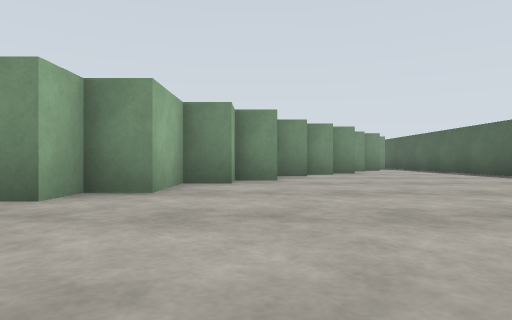
view 1 (above)

16 first-person views from a walk through a Gazebo world. The camera is 0.72 m above the floor, looks level and sees 75° across. The floor is counted in squares, 2 m on a side. Each view is taken from the middle of a square. On the plan, view 1 faces up. The plan holds only what a view shows up to about 9 squares ahead; the rest is blank. The place goes on beyond the plan.

view 2
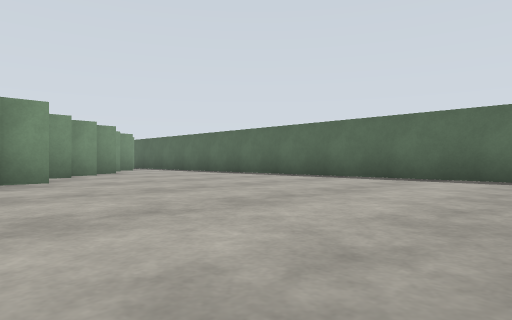

view 3
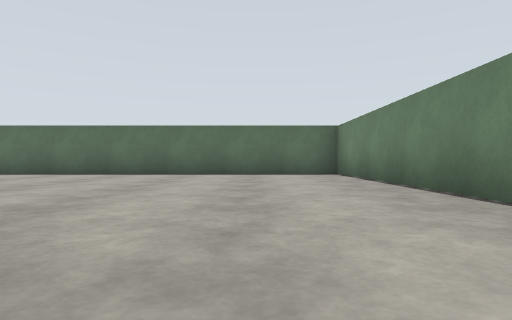

view 4
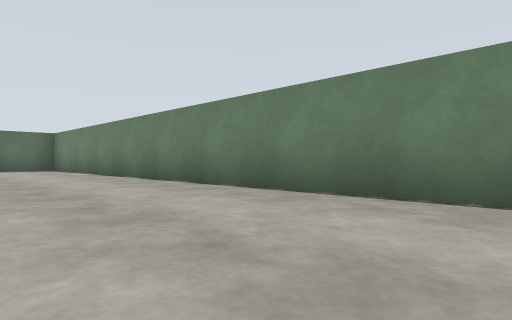

view 5
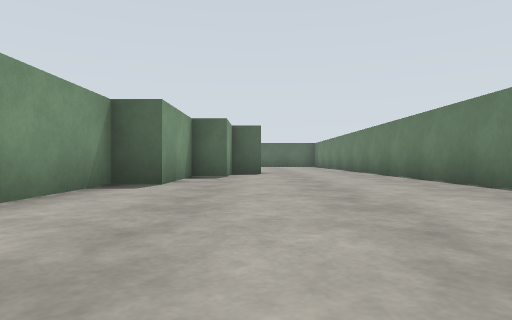

view 6
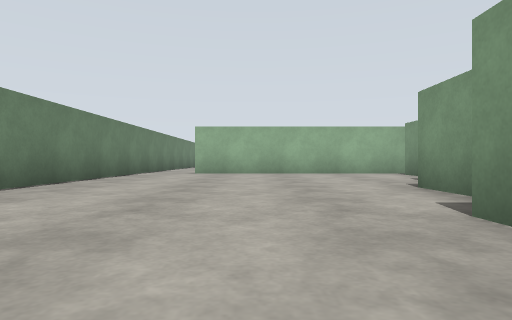

view 7
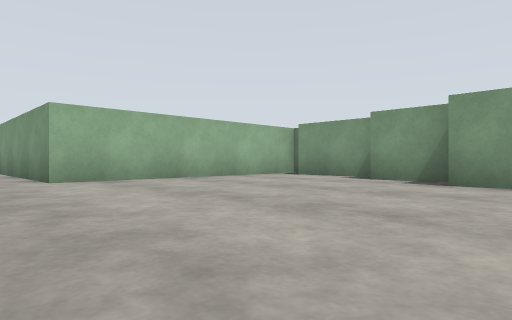

view 8
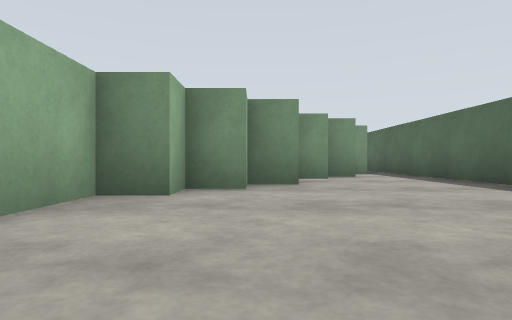

view 9
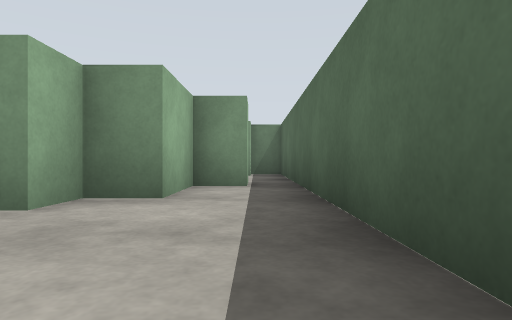

view 10
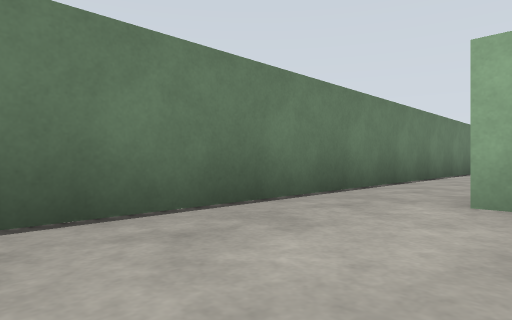

view 11
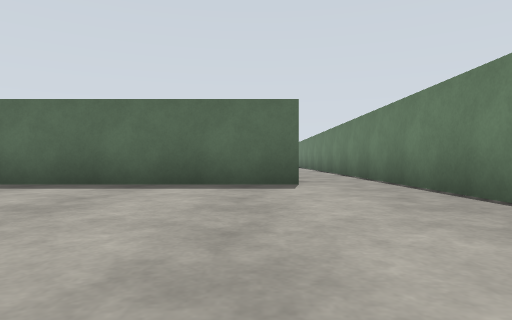

view 12
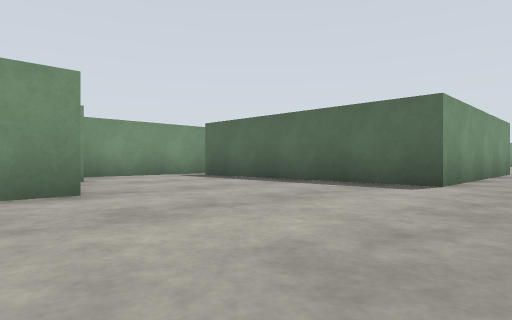

view 13
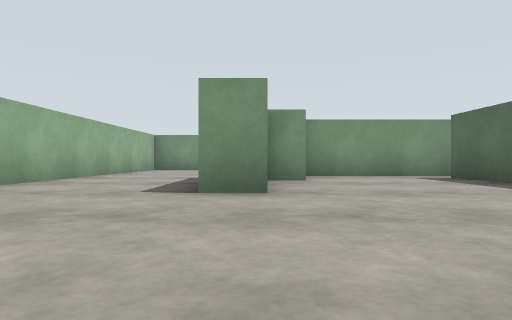

view 14
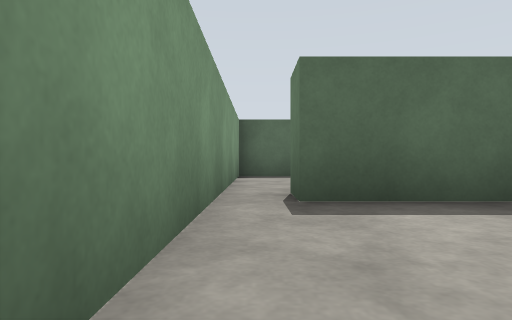

view 15
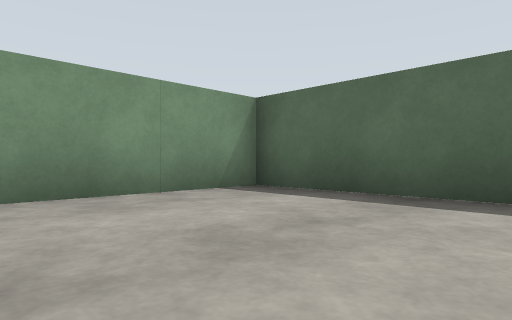

view 16
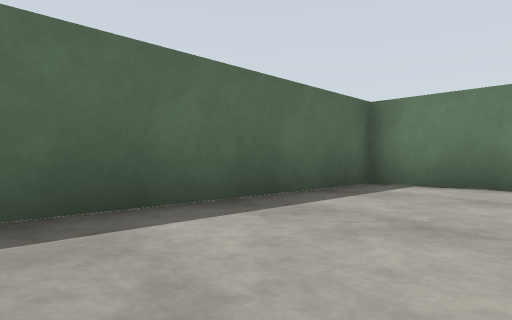

### Floor plan
Points are (right, up) in squares from view 1. A wall is a line through its corners. A room is listed if a view was taken in it or the views show most of it. See-through windows are left out.
Room 1 (views 1, 2, 3, 4, 5, 6, 7, 8, 9, 10)
walls: (-3.4, 2.9) (-3.4, 3.6) (-4.9, 3.6) (-4.9, 4.4) (-7.1, 4.4); (-7.1, 5.1) (-9.4, 5.1); (-9.5, 5.9) (-10.9, 5.9); (-11.1, 6.6) (-13.1, 6.6); (2.6, 8.9) (1.9, 8.9) (1.9, 8.1) (1.1, 8.1) (1.1, 7.4) (0.4, 7.4) (0.4, 5.9) (-0.4, 5.9) (-0.4, 5.1) (-1.1, 5.1) (-1.1, 3.6) (-1.9, 3.6) (-1.9, 2.9) (-2.2, 2.9); (-13.5, -0.1) (5.6, -0.1) (5.6, 10.4); (3.4, 10.4) (2.8, 10.4); (-13.9, 7) (-13.9, 1.4); (4.1, 11.1) (3.4, 11.1)
ways out: opening at (-14, 0.5) to room 2; opening at (5, 11)
Room 2 (views 11, 12, 13, 14)
walls: (-26.6, 9) (-26.6, 4.6); (-22.1, 5.9) (-22.9, 5.9); (-18.5, 7.4) (-22, 7.4); (-22.8, 3.6) (-23.6, 3.6); (-21.2, -0.1) (-13.5, -0.1); (-13.9, 1.4) (-19.1, 1.4) (-19.1, 6.6) (-18.4, 6.6)
ways out: opening at (-14, 0.5) to room 1; opening at (-19, 7) to room 3
Room 3 (views 15, 16)
walls: (-16.4, 2.1) (-14.6, 2.1) (-14.6, 7.4) (-18.5, 7.4)
ways out: opening at (-19, 7) to room 2

Positions as (right, up) in squares from view 1, and headings:
1: (0, 0), facing up
2: (-1, 0), facing up-right
3: (-3, 2), facing right
4: (-7, 3), facing down-right
5: (-12, 3), facing right
6: (-5, 3), facing left
7: (-8, 0), facing up-left
8: (2, 4), facing up
9: (5, 8), facing up
10: (-11, 2), facing down-left
11: (-24, 2), facing right
12: (-24, 0), facing up-right
13: (-23, 0), facing up
14: (-22, 7), facing right
15: (-18, 4), facing up-right
16: (-17, 7), facing down-right
